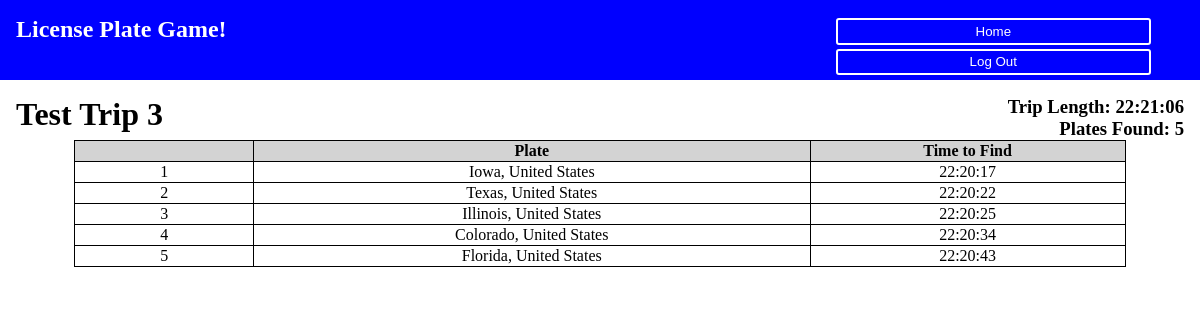
/trip_detail/3, run on the app's committed database.
### models.py (models this page shows, shortened)
class Trip(db.Model):
    id = db.Column(db.Integer, primary_key=True)
    name = db.Column(db.String(255))
    user_id = db.Column(db.Integer, db.ForeignKey('user.id', ondelete='cascade'), nullable=False)
    user = db.relationship('User', foreign_keys=[user_id], backref='trips')
    start_time = db.Column(db.DateTime, server_default=func.now())
    end_time = db.Column(db.DateTime)
    def ordered_finds(self):
        ordered = Find.query.filter_by(trip_id=self.id).order_by(Find.found_at.asc()).all()
        return ordered
    @classmethod
    def current_trip(cls, id):
        trip = cls.query.get(id)
        return trip

class Find(db.Model):
    found_at = db.Column(db.DateTime, server_default=func.now())
    trip_id = db.Column(db.Integer, db.ForeignKey('trip.id', ondelete='cascade'), primary_key=True)
    trip = db.relationship('Trip', foreign_keys=[trip_id], backref='finds')
    plate_id = db.Column(db.Integer, db.ForeignKey('plate.id', ondelete='cascade'), primary_key=True)
    plate = db.relationship('Plate', foreign_keys=[plate_id], backref='finds')

class Plate(db.Model):
    id = db.Column(db.Integer, primary_key=True)
    place = db.Column(db.String(255))
    country = db.Column(db.String(45))
    user_id = db.Column(db.Integer, db.ForeignKey('user.id', ondelete='cascade'), nullable=False)
    user = db.relationship('User', foreign_keys=[user_id], backref='plates')
    created_at = db.Column(db.DateTime, server_default=func.now())
    updated_at = db.Column(db.DateTime, server_default=func.now(), onupdate=func.now())

### controller_functions.py (the view)
def trip_detail(id):
    trip = Trip.current_trip(id)
    finds = trip.ordered_finds()
    return render_template('trip_detail.html', trip=trip, finds = finds)

### templates/trip_detail.html (shortened to what this page needs)
<!DOCTYPE html>
<html lang="en">
<head>
    <link rel="stylesheet" href="{{ url_for('static', filename='css/universal.css') }}">
    <link rel="stylesheet" href="{{ url_for('static', filename='css/trip_detail.css') }}">
</head>
<body>
    <div class="header">
        <h2 class="sm-4 md-3 lg-6">License Plate Game!</h2>
        <div class="nav sm-4 md-2 lg-4">
            <a href="/home"><button class="sm-1 md-6 lg-12">Home</button></a>
            <a href="/logout"><button class="sm-1 md-6 lg-12">Log Out</button></a>
        </div>
    </div>
    <div class="body">
        <h1 class="sm-4 md-3 lg-8">{{trip.name}}</h1>
        <div class="stats sm-4 md-3 lg-4">
            <h3>Trip Length: {{trip.end_time-trip.start_time}}</h3>
            <h3>Plates Found: {{trip.finds|count}}</h3>
        </div>
        <table class="sm-4 md-6 lg-12">
            <colgroup>
                <col>
                <col class="sm-2 md-3 lg-7">
                <col class="sm-2 md-2 lg-4">
            </colgroup>
            <thead>
                <th></th>
                <th>Plate</th>
                <th>Time to Find</th>
            </thead>
            <tbody>
                {% for find in finds %}
                <tr>
                    <td>{{finds.index(find)+1}}</td>
                    <td>{{find.plate.place}}, {{find.plate.country}}</td>
                    <td>{{find.found_at-trip.start_time}}</td>
                </tr>
                {% endfor %}
            </tbody>
        </table>
    </div>
</body>
</html>

### static/css/universal.css (style rules this page uses)
* { margin: 0 }
.header { background-color: blue; color: white; height: 3em; padding: 1em; vertical-align: middle }
.header h2 { display: inline-block; }
.nav button { height: 2em; background-color: blue; color: white; border: 2px solid white; border-radius: 3px; margin: 2px; }
.body { padding: 1em; margin: auto; }
.stats { display: inline-block; }
button { height: 3em; display: inline-block; }
a { text-decoration: none; color: black; }
table { border-collapse: collapse; margin: auto }
thead { background-color: lightgrey }
td { text-align: center; }
th, td { border: 1px solid black; }
@media only screen and (min-width: 481px) { .md-2 { width: 30%; } }
@media only screen and (min-width: 481px) { .md-3 { width: 45%; } }
@media only screen and (min-width: 481px) { .md-6 { width: 90%; } }
@media only screen and (min-width: 481px) { .nav { float: right; } }
@media only screen and (min-width: 481px) { .stats { float: right; text-align: right } }
@media only screen and (min-width: 1024px) { .lg-4 { width: 30%; } }
@media only screen and (min-width: 1024px) { .lg-6 { width: 45%; } }
@media only screen and (min-width: 1024px) { .lg-7 { width: 53%; } }
@media only screen and (min-width: 1024px) { .lg-8 { width: 60%; } }
@media only screen and (min-width: 1024px) { .lg-12 { width: 90%; } }
@media only screen and (min-width: 1024px) { .nav { float: right; } }
@media only screen and (min-width: 1024px) { .stats { float: right; text-align: right } }

### static/css/trip_detail.css (style rules this page uses)
h1 { display: inline-block; }
table { max-height: 70vh; overflow: auto }

### data on the page
Trip: name "Test Trip 3", trip.end_time-trip.start_time "22:21:06"
Find: finds "1", plate.place "Iowa", plate.country "United States", find.found_at-trip.start_time "22:20:17"
Find: finds "2", plate.place "Texas", plate.country "United States", find.found_at-trip.start_time "22:20:22"
Find: finds.index(find)+1 "3", plate.place "Illinois", plate.country "United States", find.found_at-trip.start_time "22:20:25"
Find: finds "4", plate.place "Colorado", plate.country "United States", find.found_at-trip.start_time "22:20:34"
Find: finds "5", plate.place "Florida", plate.country "United States", find.found_at-trip.start_time "22:20:43"

### other printed values
{{ trip.finds|count }} "5"
